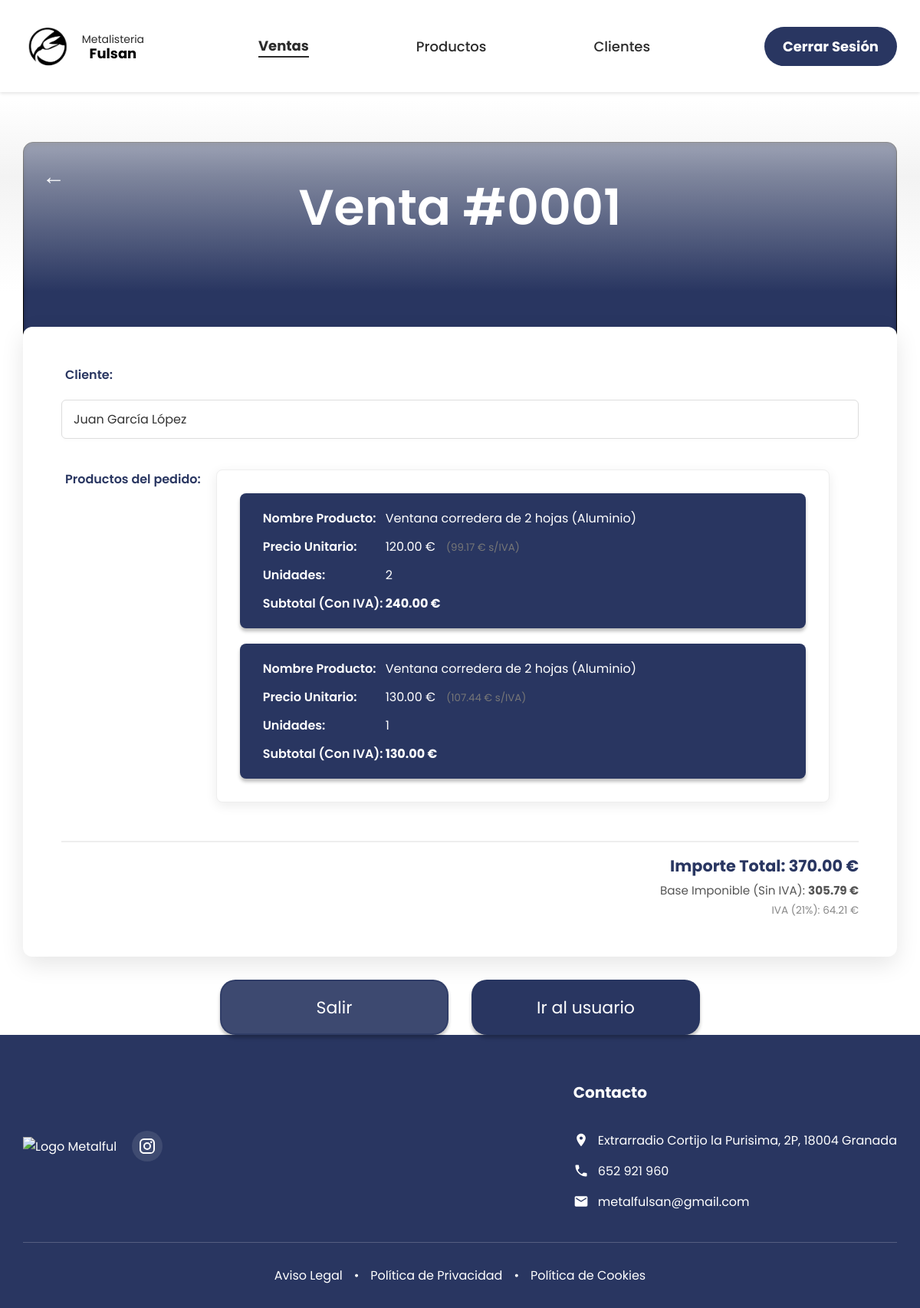
The app's page /detallesventas.php?id=1 with its own data.
### tables this page shows
CREATE TABLE `ventas` (
  `id` int(11) NOT NULL,
  `id_cliente` int(11) NOT NULL,
  `fecha` datetime DEFAULT current_timestamp(),
  `total` decimal(10,2) DEFAULT 0.00,
  `estado` varchar(20) DEFAULT 'Pendiente',
  `nombre_completo` varchar(255) DEFAULT NULL,
  `email` varchar(255) DEFAULT NULL,
  `telefono` varchar(50) DEFAULT NULL,
  `calle` varchar(255) DEFAULT NULL,
  `numero` varchar(50) DEFAULT NULL,
  `piso` varchar(50) DEFAULT NULL,
  `codigo_postal` varchar(20) DEFAULT NULL,
  `localidad` varchar(100) DEFAULT NULL,
  `notas` text DEFAULT NULL
);

CREATE TABLE `clientes` (
  `id` int(11) NOT NULL,
  `nombre` varchar(100) NOT NULL,
  `apellidos` varchar(100) NOT NULL,
  `email` varchar(100) NOT NULL,
  `password` varchar(255) NOT NULL,
  `dni` varchar(20) DEFAULT NULL,
  `telefono` varchar(20) DEFAULT NULL,
  `rol` enum('admin','cliente') DEFAULT 'cliente',
  `direccion` varchar(255) DEFAULT NULL,
  `numero` varchar(20) DEFAULT NULL,
  `piso` varchar(20) DEFAULT NULL,
  `ciudad` varchar(100) DEFAULT NULL,
  `provincia` varchar(100) DEFAULT 'Granada',
  `codigo_postal` varchar(10) DEFAULT NULL,
  `fecha_registro` datetime DEFAULT current_timestamp(),
  `activo` tinyint(1) DEFAULT 1
);

CREATE TABLE `detalle_ventas` (
  `id` int(11) NOT NULL,
  `id_venta` int(11) NOT NULL,
  `id_producto` int(11) NOT NULL,
  `cantidad` int(11) NOT NULL,
  `precio_unitario` decimal(10,2) NOT NULL,
  `subtotal` decimal(10,2) GENERATED ALWAYS AS (`cantidad` * `precio_unitario`) STORED
);

CREATE TABLE `productos` (
  `id` int(11) NOT NULL,
  `referencia` varchar(40) NOT NULL,
  `nombre` varchar(150) NOT NULL,
  `descripcion` text DEFAULT NULL,
  `precio` decimal(10,2) DEFAULT 0.00,
  `imagen_url` varchar(255) DEFAULT NULL,
  `id_material` int(11) NOT NULL,
  `id_categoria` int(11) NOT NULL,
  `medidas` varchar(50) DEFAULT NULL,
  `color` varchar(30) DEFAULT NULL
);

### detallesventas.php (the view, shortened to what this page needs)
<?php
include 'conexion.php';
$id_venta = $_GET['id'];
$sql_venta = "SELECT v.*, c.id as id_cliente, c.nombre as nombre_cli, c.apellidos as apellidos_cli, c.email
              FROM ventas v
              JOIN clientes c ON v.id_cliente = c.id
              WHERE v.id = ?";
$stmt = $conn->prepare($sql_venta);
$stmt->execute([$id_venta]);
$venta = $stmt->fetch(PDO::FETCH_ASSOC);
$sql_detalles = "SELECT d.*, p.nombre as nombre_prod
                 FROM detalle_ventas d
                 JOIN productos p ON d.id_producto = p.id
                 WHERE d.id_venta = ?";
$stmt_det = $conn->prepare($sql_detalles);
$stmt_det->execute([$id_venta]);
$productos_venta = $stmt_det->fetchAll(PDO::FETCH_ASSOC);
?>
<!DOCTYPE html>
<html lang="es">
<head>
    <link rel="stylesheet" href="css/administrador.css">
</head>
<body>
    <div class="DetallesVentas">
        <header class="cabecera">
                <div class="container">
                    <div class="logo-main">
                        <a href="indexadmin.php" class="logo-main">
                            <img src="imagenes/logo.png" alt="Logo Metalful">
                            <div class="logo-text">
                                <span> Metalisteria</span>
                                <strong>Fulsan</strong>
                            </div>
                        </a>
                    </div>
                    <nav class="nav-bar">
                        <a href="listadoventasadmin.php" style="font-weight:bold; border-bottom: 2px solid currentColor;">Ventas</a>
                        <a href="listadoproductosadmin.php" >Productos</a>
                        <a href="listadoclientesadmin.php">Clientes</a>
                    </nav>
                    <div class="log-out">
                        <a href="index.php">Cerrar Sesión</a>
                    </div>
                </div>
        </header>
        <div class="titulo-section">
            <div class="recuadro-fondo"></div>
            <a href="listadoventasadmin.php" class="flecha-circular">←</a>
            <h1 class="titulo-principal">Venta #<?php echo str_pad($venta['id'], 4, '0', STR_PAD_LEFT); ?></h1>
        </div>
        <div class="container main-container">
            <div class="details-card">
                <div class="client-row">
                    <span class="label-text">Cliente:</span>
                    <input type="text" class="input-display" readonly value="<?php echo $venta['nombre_cli'] . ' ' . $venta['apellidos_cli']; ?>">
                </div>
                <div class="products-section">
                    <span class="label-text">Productos del pedido:</span>
                    <div class="products-list-box">
                        <?php foreach($productos_venta as $item): ?>
                            <div class="product-item-card">
                                <div class="product-info-line">
                                    <span class="product-info-label">Nombre Producto:</span>
                                    <span class="product-info-value"><?php echo $item['nombre_prod']; ?></span>
                                </div>
                                <div class="product-info-line">
                                    <span class="product-info-label">Precio Unitario:</span>
                                    <span class="product-info-value">
                                        <?php echo number_format($item['precio_unitario'], 2); ?> €
                                        <small style="color: #777; margin-left: 10px; font-weight: normal;">
                                            (<?php echo number_format($item['precio_unitario'] / 1.21, 2); ?> € s/IVA)
                                        </small>
                                    </span>
                                </div>
                                <div class="product-info-line">
                                    <span class="product-info-label">Unidades:</span>
                                    <span class="product-info-value"><?php echo $item['cantidad']; ?></span>
                                </div>
                                <div class="product-info-line">
                                    <span class="product-info-label">Subtotal (Con IVA):</span>
                                    <span class="product-info-value" style="font-weight:bold;"><?php echo number_format($item['subtotal'], 2); ?> €</span>
                                </div>
                            </div>
                        <?php endforeach; ?>
                    </div>
                </div>
                <div class="total-row" style="display: flex; flex-direction: column; align-items: flex-end; gap: 5px; margin-top: 20px; padding-top: 15px; border-top: 2px solid #eee;">
                    <span class="total-label" style="font-size: 1.3em;">
                        Importe Total: <?php echo number_format($venta['total'], 2); ?> €
                    </span>
                    <span style="color: #555; font-size: 0.95em;">
                        Base Imponible (Sin IVA): <strong><?php echo number_format($venta['total'] / 1.21, 2); ?> €</strong>
                    </span>
                     <span style="color: #888; font-size: 0.85em;">
                        IVA (21%): <?php echo number_format($venta['total'] - ($venta['total'] / 1.21), 2); ?> €
                    </span>
                </div>
            </div>
            <div class="botones-finales">
                <div class="boton-salir">
                    <a href="javascript:void(0);" onclick="confirmarSalida()">Salir</a>
                </div>
                <div class="boton-usuario">
                    <a href="modificardatoscliente.php?id=<?php echo $venta['id_cliente']; ?>">Ir al usuario</a>
                </div>
            </div>
        </div>
        <footer class="footer">
                <div class="container">
                    <div class="footer-content">
                        <div class="footer-logo-section">
                            <div class="logo-footer">
                                <img src="imagenes/footer.png" alt="Logo Metalful">
                            </div>
                            <div class="redes">
                                <a href="https://www.instagram.com/metalfulsansl/" target="_blank" class="instagram-link">
                                </a>
                            </div>
                        </div>
                        <div class="footer-links">
                            <div class="contacto-footer">
                                <h3>Contacto</h3>
                                <div class="contacto-item">
                                    <svg viewBox="0 0 24 24" fill="currentColor">
                                        <path d="M12 2C8.13 2 5 5.13 5 9c0 5.25 7 13 7 13s7-7.75 7-13c0-3.87-3.13-7-7-7zm0 9.5c-1.38 0-2.5-1.12-2.5-2.5s1.12-2.5 2.5-2.5 2.5 1.12 2.5 2.5-1.12 2.5-2.5 2.5z"/>
                                    </svg>
                                    <a href="https://maps.google.com" target="_blank">Extrarradio Cortijo la Purisima, 2P, 18004 Granada</a>
                                </div>
                                <div class="contacto-item">
                                    <svg viewBox="0 0 24 24" fill="currentColor">
                                        <path d="M6.62 10.79c1.44 2.83 3.76 5.14 6.59 6.59l2.2-2.2c.27-.27.67-.36 1.02-.24 1.12.37 2.33.57 3.57.57.55 0 1 .45 1 1V20c0 .55-.45 1-1 1-9.39 0-17-7.61-17-17 0-.55.45-1 1-1h3.5c.55 0 1 .45 1 1 0 1.25.2 2.45.57 3.57.11.35.03.74-.25 1.02l-2.2 2.2z"/>
                                    </svg>
                                    <a href="tel:652921960">652 921 960</a>
                                </div>
                                <div class="contacto-item">
                                    <svg viewBox="0 0 24 24" fill="currentColor">
                                        <path d="M20 4H4c-1.1 0-1.99.9-1.99 2L2 18c0 1.1.9 2 2 2h16c1.1 0 2-.9 2-2V6c0-1.1-.9-2-2-2zm0 4l-8 5-8-5V6l8 5 8-5v2z"/>
                                    </svg>
                                    <a href="mailto:metalfulsan@gmail.com">metalfulsan@gmail.com</a>
                                </div>
                            </div>
                        </div>
                    </div>
                    <div class="footer-bottom">
                        <div class="politica-legal">
                            <a href="#aviso-legal">Aviso Legal</a>
                            <span>•</span>
                            <a href="#privacidad">Política de Privacidad</a>
                            <span>•</span>
                            <a href="#cookies">Política de Cookies</a>
                        </div>
                    </div>
                </div>
        </footer>
    </div>
</body>
</html>

### records on screen
ventas: id "0001", id_cliente.apellidos "Juan García López", total "370.00", $venta['total']/1.21 "305.79", $venta['total']-($venta['total']/1.21) "64.21"
detalle_ventas: id_producto.nombre "Ventana corredera de 2 hojas (Aluminio)", precio_unitario "120.00", $item['precio_unitario']/1.21 "99.17", cantidad "2", subtotal "240.00"
detalle_ventas: id_producto.nombre "Ventana corredera de 2 hojas (Aluminio)", precio_unitario "130.00", $item['precio_unitario']/1.21 "107.44", cantidad "1", subtotal "130.00"
